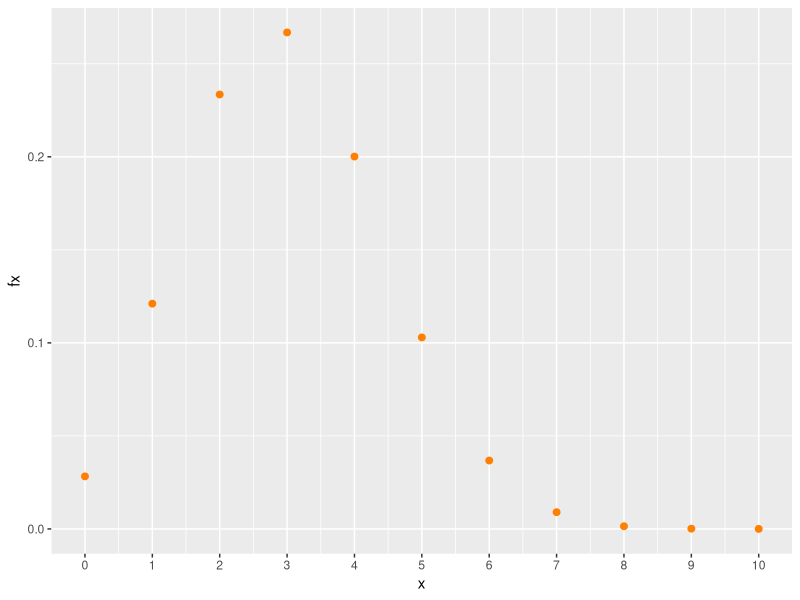
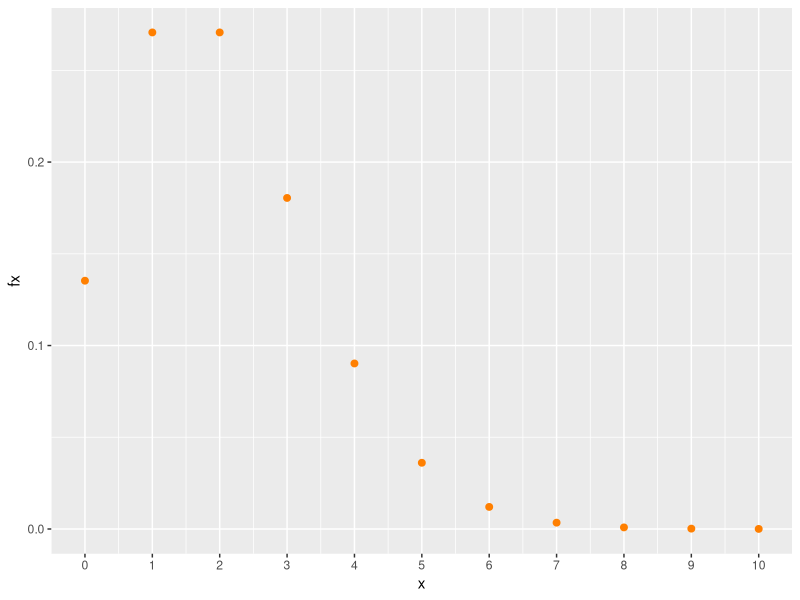
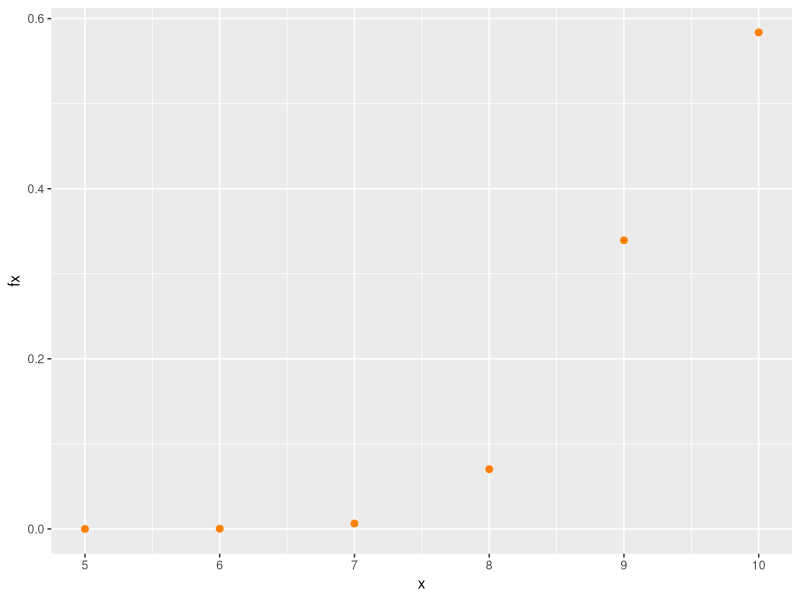
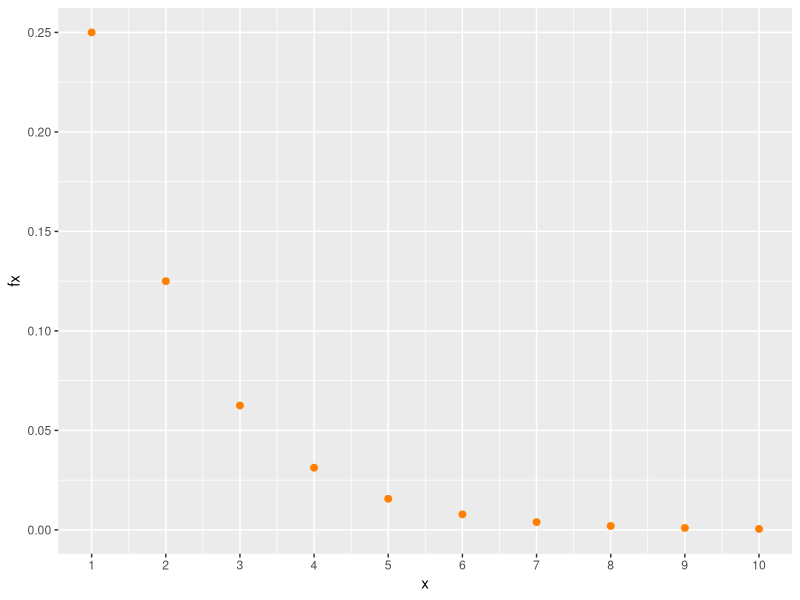
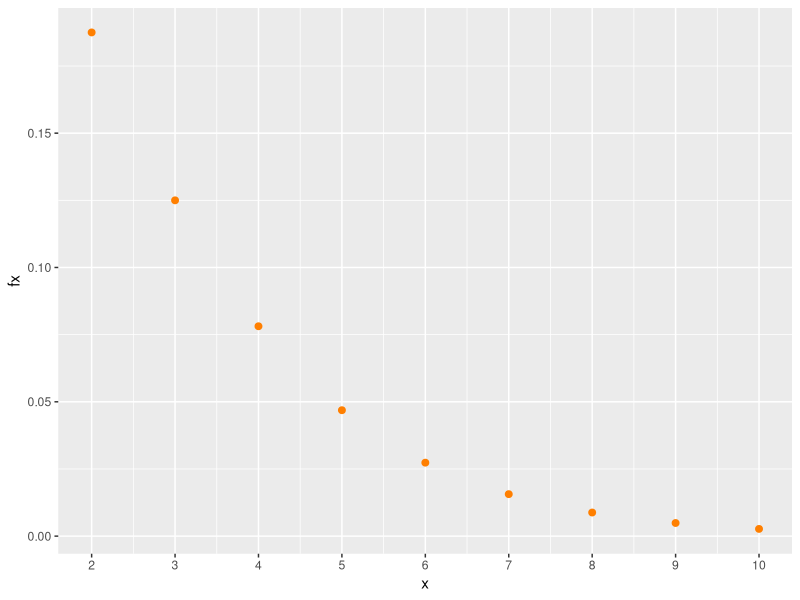

Recreate these plots in R, in order.
## ---- chunk 1
knitr::opts_chunk$set(echo = TRUE, message = FALSE, warning = FALSE, comment = NA)

## ---- chunk 2
library(ggplot2)
# modelo binomial  ok
x=0:10
fx=dbinom(x,10,0.30)
dat=data.frame(x,fx)


ggplot(dat) + geom_point(aes(x, fx),colour = "#FF7F00", size = 2) +
scale_x_continuous(limits = c(0, 10),
breaks = c(0,1,2,3,4,5,6,7,8,9,10), 
labels = c('0','1','2','3','4','5','6','7','8','9','10'))
## ---- chunk 3
# poiss ok
library(ggplot2)
x=0:10
fx=dpois(x,2)
dat=data.frame(x,fx)


ggplot(dat) + geom_point(aes(x, fx),colour = "#FF7F00", size = 2) +
scale_x_continuous(limits = c(0, 10),
breaks = c(0,1,2,3,4,5,6,7,8,9,10), 
labels = c('0','1','2','3','4','5','6','7','8','9','10'))
## ---- chunk 4
# hyper ok
library(ggplot2)
x=5:10
fx=dhyper(x,95,5,10)
dat=data.frame(x,fx)


ggplot(dat) + geom_point(aes(x, fx),colour =  "#FF7F00", size = 2) +
scale_x_continuous(limits = c(5, 10),
breaks = c(5,6,7,8,9,10), 
labels = c('5','6','7','8','9','10'))
## ---- chunk 5
# geom 
library(ggplot2)
x=1:10
fx=dgeom(x,0.5)
dat=data.frame(x,fx)


ggplot(dat) + geom_point(aes(x, fx),colour =  "#FF7F00", size = 2) +
scale_x_continuous(limits = c(1, 10),
breaks = c(1,2,3,4,5,6,7,8,9,10), 
labels = c('1','2','3','4','5','6','7','8','9','10'))
## ---- chunk 6
# nbiom
library(ggplot2)
x=2:10
fx=dnbinom(x,2,0.50)
dat=data.frame(x,fx)


ggplot(dat) + geom_point(aes(x, fx),colour =  "#FF7F00", size = 2) +
scale_x_continuous(limits = c(2, 10),
breaks = c(2,3,4,5,6,7,8,9,10), 
labels = c('2','3','4','5','6','7','8','9','10'))
